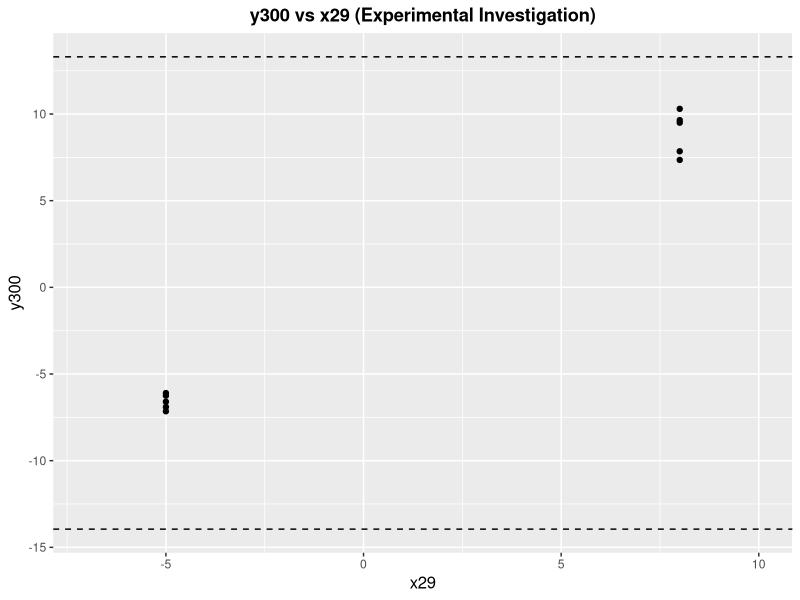
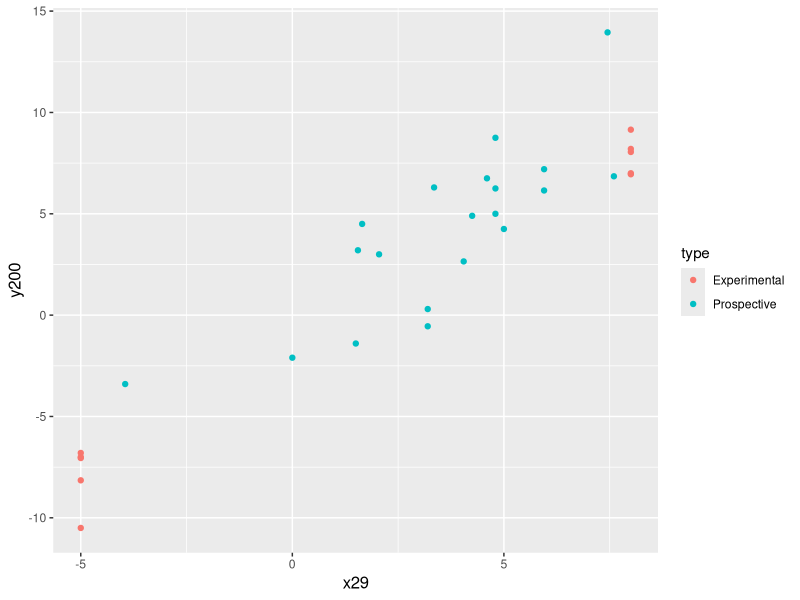
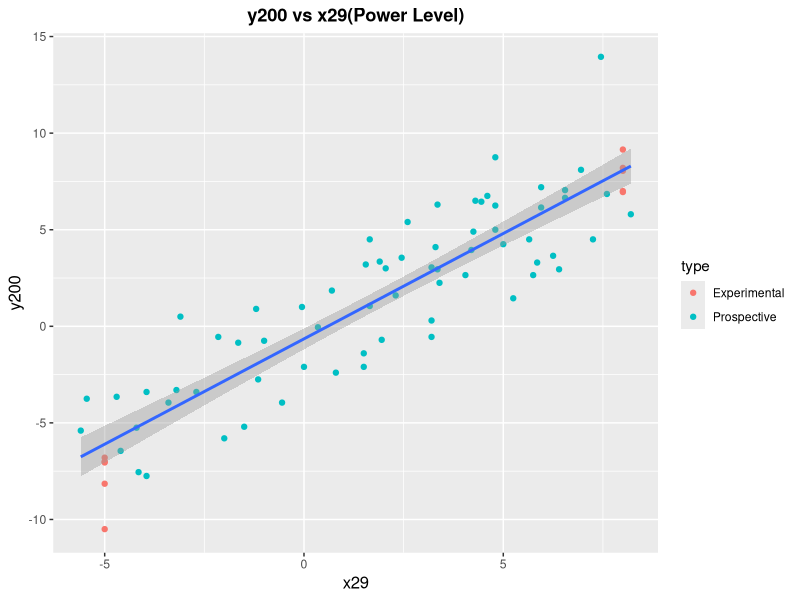

Write the R code that produced these figures, in order.
library(ggplot2)

# The second longer observation of just the x29 input
investigation.df <- read.delim("x29_prospective2.csv")
summary(investigation.df)
head(investigation.df)

# The experimental data
verification.df <- read.delim("x29_verification.csv")
summary(verification.df)

# The data from the individual causes investigation
individual.df <- read.delim("individual_causes.csv")

individual.x29.df <- subset(individual.df, select = c("y200", "x29"))
individual.x29.df$type <- c(rep("Prospective", nrow(individual.df)))

plots.base <- ggplot() + 
  theme(plot.title=element_text(hjust=0.5, face="bold"), 
        axis.title=element_text(size=12)) 

# plot of data from experimental investigation
plots.base + geom_point(aes(x=x29, y=y300), verification.df) + 
  ggtitle('y300 vs x29 (Experimental Investigation)') +
  xlim(-7, 10) + 
  geom_hline(aes(yintercept=13.3), linetype='dashed') +
  geom_hline(aes(yintercept=-13.95), linetype='dashed')

both.df <- rbind(investigation.df[c("y200", "x29")], verification.df[c("y200", "x29")])
both.df$type <- c(rep("Prospective", nrow(investigation.df)), 
                  rep("Experimental", nrow(verification.df)))

plots.base + geom_point(aes(x=x29, y=y200, color=type), both.df)

# df of all data with x29 and y200
all.df <- rbind(both.df,individual.x29.df)
plots.base + geom_point(aes(x=x29, y=y200, color=type), all.df) +
  geom_smooth(aes(x=x29, y=y200), method='lm', formula= y~x, all.df) + 
  ggtitle('y200 vs x29(Power Level)')


experim.lm <- lm(y300~as.factor(x29), data=verification.df)
summary(experim.lm)
predict(experim.lm, data.frame(x29=as.factor(c(-5, 8))), interval="confidence") 

anova(experim.lm)

max(verification.df$y300) - min(verification.df$y300) 
